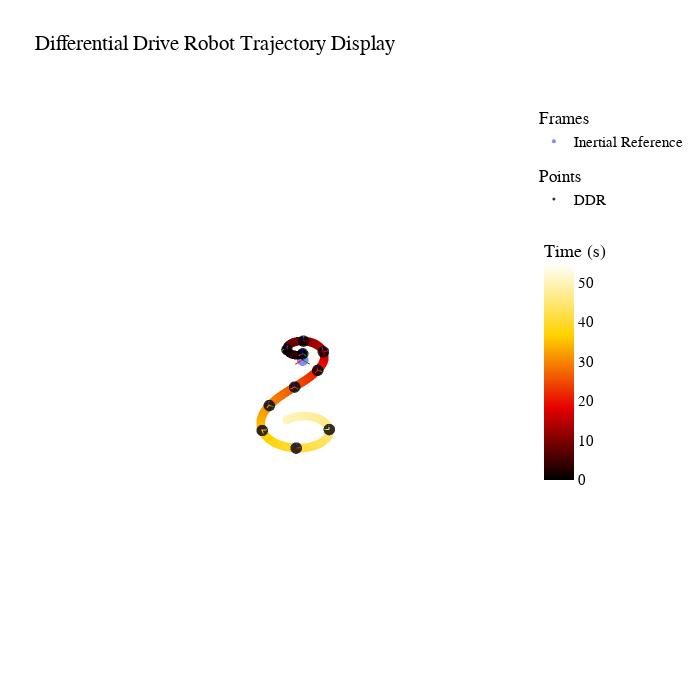

Notebook source saved alongside this figure:
### Code cell
# Create the Scene Viewer
scene = Viewer3D(title="Differential Drive Robot Trajectory Display", 
                 size=500) # In mm

# Add inertial reference
scene.add_frame(
    transformation=np.eye(4), 
    name="Inertial Reference", 
    axis_size=40
)

# Add robot trajectory 
scene.add_points(points=trajectory, 
                 name='DDR',
                 color=time_vector,
                 colorscale='hot',
                 range=[start_time, stop_time + 5],
                 colorbar="Time (s)")

# Display poses
n_poses = 10
for pose in poses[::len(poses) // n_poses]:
    # Add poses
    scene.add_frame(
        transformation=pose, 
        axis_size=20,
        color='black'
    )

scene.figure.show()

### Figure 1 — Plotly figure (JSON) as saved in the notebook; plotly's stock layout.template omitted (floating-point values rounded to 4 significant figures; data arrays with more than 128 entries replaced by an {"elided": "..."} marker saying what was removed)
{"data": [{"legendgroup": "Frames", "legendgrouptitle": {"text": "Frames"}, "marker": {"opacity": 0.8, "size": 4}, "mode": "markers", "name": "Inertial Reference", "showlegend": true, "type": "scatter3d", "x": [0], "y": [0], "z": [0]}, {"hoverinfo": "skip", "line": {"color": "red", "width": 2}, "mode": "lines", "name": "xInertial Reference", "showlegend": false, "type": "scatter3d", "x": [0, 40], "y": [0, 0], "z": [0, 0]}, {"hoverinfo": "skip", "line": {"color": "green", "width": 2}, "mode": "lines", "name": "yInertial Reference", "showlegend": false, "type": "scatter3d", "x": [0, 0], "y": [0, 40], "z": [0, 0]}, {"hoverinfo": "skip", "line": {"color": "blue", "width": 2}, "mode": "lines", "name": "zInertial Reference", "showlegend": false, "type": "scatter3d", "x": [0, 0], "y": [0, 0], "z": [0, 40]}, {"legendgroup": "Points", "legendgrouptitle": {"text": "Points"}, "marker": {"cmax": 55, "cmin": 0, "color": {"elided": "5000 float values"}, "colorbar": {"len": 0.5, "lenmode": "fraction", "title": {"text": "Time (s)"}}, "colorscale": [[0, "rgb(0,0,0)"], [0.3333, "rgb(230,0,0)"], [0.6667, "rgb(255,210,0)"], [1, "rgb(255,255,255)"]], "opacity": 0.8, "size": 3}, "mode": "markers", "name": "DDR", "showlegend": true, "type": "scatter3d", "x": {"elided": "5000 float values"}, "y": {"elided": "5000 float values"}, "z": {"elided": "5000 int values"}}, {"legendgroup": "Frames", "legendgrouptitle": {"text": "Frames"}, "marker": {"color": "black", "opacity": 0.8, "size": 4}, "mode": "markers", "name": "", "showlegend": false, "type": "scatter3d", "x": [0.15], "y": [0], "z": [30]}, {"hoverinfo": "skip", "line": {"color": "red", "width": 2}, "mode": "lines", "name": "x", "showlegend": false, "type": "scatter3d", "x": [0.15, 20.15], "y": [0, -0.1], "z": [30, 30]}, {"hoverinfo": "skip", "line": {"color": "green", "width": 2}, "mode": "lines", "name": "y", "showlegend": false, "type": "scatter3d", "x": [0.15, 0.25], "y": [0, 20.0], "z": [30, 30]}, {"hoverinfo": "skip", "line": {"color": "blue", "width": 2}, "mode": "lines", "name": "z", "showlegend": false, "type": "scatter3d", "x": [0.15, 0.15], "y": [0, 0], "z": [30, 50]}, {"legendgroup": "Frames", "legendgrouptitle": {"text": "Frames"}, "marker": {"color": "black", "opacity": 0.8, "size": 4}, "mode": "markers", "name": "", "showlegend": false, "type": "scatter3d", "x": [23.51], "y": [-62.01], "z": [30]}, {"hoverinfo": "skip", "line": {"color": "red", "width": 2}, "mode": "lines", "name": "x", "showlegend": false, "type": "scatter3d", "x": [23.51, 10.88], "y": [-62.01, -77.52], "z": [30, 30]}, {"hoverinfo": "skip", "line": {"color": "green", "width": 2}, "mode": "lines", "name": "y", "showlegend": false, "type": "scatter3d", "x": [23.51, 39.02], "y": [-62.01, -74.64], "z": [30, 30]}, {"hoverinfo": "skip", "line": {"color": "blue", "width": 2}, "mode": "lines", "name": "z", "showlegend": false, "type": "scatter3d", "x": [23.51, 23.51], "y": [-62.01, -62.01], "z": [30, 50]}, {"legendgroup": "Frames", "legendgrouptitle": {"text": "Frames"}, "marker": {"color": "black", "opacity": 0.8, "size": 4}, "mode": "markers", "name": "", "showlegend": false, "type": "scatter3d", "x": [-61.96], "y": [-57.44], "z": [30]}, {"hoverinfo": "skip", "line": {"color": "red", "width": 2}, "mode": "lines", "name": "x", "showlegend": false, "type": "scatter3d", "x": [-61.96, -74.97], "y": [-57.44, -42.26], "z": [30, 30]}, {"hoverinfo": "skip", "line": {"color": "green", "width": 2}, "mode": "lines", "name": "y", "showlegend": false, "type": "scatter3d", "x": [-61.96, -77.14], "y": [-57.44, -70.46], "z": [30, 30]}, {"hoverinfo": "skip", "line": {"color": "blue", "width": 2}, "mode": "lines", "name": "z", "showlegend": false, "type": "scatter3d", "x": [-61.96, -61.96], "y": [-57.44, -57.44], "z": [30, 50]}, {"legendgroup": "Frames", "legendgrouptitle": {"text": "Frames"}, "marker": {"color": "black", "opacity": 0.8, "size": 4}, "mode": "markers", "name": "", "showlegend": false, "type": "scatter3d", "x": [-64.92], "y": [47.88], "z": [30]}, {"hoverinfo": "skip", "line": {"color": "red", "width": 2}, "mode": "lines", "name": "x", "showlegend": false, "type": "scatter3d", "x": [-64.92, -54.63], "y": [47.88, 65.03], "z": [30, 30]}, {"hoverinfo": "skip", "line": {"color": "green", "width": 2}, "mode": "lines", "name": "y", "showlegend": false, "type": "scatter3d", "x": [-64.92, -82.07], "y": [47.88, 58.17], "z": [30, 30]}, {"hoverinfo": "skip", "line": {"color": "blue", "width": 2}, "mode": "lines", "name": "z", "showlegend": false, "type": "scatter3d", "x": [-64.92, -64.92], "y": [47.88, 47.88], "z": [30, 50]}, {"legendgroup": "Frames", "legendgrouptitle": {"text": "Frames"}, "marker": {"color": "black", "opacity": 0.8, "size": 4}, "mode": "markers", "name": "", "showlegend": false, "type": "scatter3d", "x": [37.4], "y": [118.9], "z": [30]}, {"hoverinfo": "skip", "line": {"color": "red", "width": 2}, "mode": "lines", "name": "x", "showlegend": false, "type": "scatter3d", "x": [37.4, 56.61], "y": [118.9, 124.5], "z": [30, 30]}, {"hoverinfo": "skip", "line": {"color": "green", "width": 2}, "mode": "lines", "name": "y", "showlegend": false, "type": "scatter3d", "x": [37.4, 31.85], "y": [118.9, 138.1], "z": [30, 30]}, {"hoverinfo": "skip", "line": {"color": "blue", "width": 2}, "mode": "lines", "name": "z", "showlegend": false, "type": "scatter3d", "x": [37.4, 37.4], "y": [118.9, 118.9], "z": [30, 50]}, {"legendgroup": "Frames", "legendgrouptitle": {"text": "Frames"}, "marker": {"color": "black", "opacity": 0.8, "size": 4}, "mode": "markers", "name": "", "showlegend": false, "type": "scatter3d", "x": [178.6], "y": [134.9], "z": [30]}, {"hoverinfo": "skip", "line": {"color": "red", "width": 2}, "mode": "lines", "name": "x", "showlegend": false, "type": "scatter3d", "x": [178.6, 198.6], "y": [134.9, 135.5], "z": [30, 30]}, {"hoverinfo": "skip", "line": {"color": "green", "width": 2}, "mode": "lines", "name": "y", "showlegend": false, "type": "scatter3d", "x": [178.6, 178.0], "y": [134.9, 154.9], "z": [30, 30]}, {"hoverinfo": "skip", "line": {"color": "blue", "width": 2}, "mode": "lines", "name": "z", "showlegend": false, "type": "scatter3d", "x": [178.6, 178.6], "y": [134.9, 134.9], "z": [30, 50]}, {"legendgroup": "Frames", "legendgrouptitle": {"text": "Frames"}, "marker": {"color": "black", "opacity": 0.8, "size": 4}, "mode": "markers", "name": "", "showlegend": false, "type": "scatter3d", "x": [334.6], "y": [153.3], "z": [30]}, {"hoverinfo": "skip", "line": {"color": "red", "width": 2}, "mode": "lines", "name": "x", "showlegend": false, "type": "scatter3d", "x": [334.6, 353.8], "y": [153.3, 158.9], "z": [30, 30]}, {"hoverinfo": "skip", "line": {"color": "green", "width": 2}, "mode": "lines", "name": "y", "showlegend": false, "type": "scatter3d", "x": [334.6, 329.1], "y": [153.3, 172.5], "z": [30, 30]}, {"hoverinfo": "skip", "line": {"color": "blue", "width": 2}, "mode": "lines", "name": "z", "showlegend": false, "type": "scatter3d", "x": [334.6, 334.6], "y": [153.3, 153.3], "z": [30, 50]}, {"legendgroup": "Frames", "legendgrouptitle": {"text": "Frames"}, "marker": {"color": "black", "opacity": 0.8, "size": 4}, "mode": "markers", "name": "", "showlegend": false, "type": "scatter3d", "x": [471.6], "y": [251.4], "z": [30]}, {"hoverinfo": "skip", "line": {"color": "red", "width": 2}, "mode": "lines", "name": "x", "showlegend": false, "type": "scatter3d", "x": [471.6, 481.9], "y": [251.4, 268.6], "z": [30, 30]}, {"hoverinfo": "skip", "line": {"color": "green", "width": 2}, "mode": "lines", "name": "y", "showlegend": false, "type": "scatter3d", "x": [471.6, 454.4], "y": [251.4, 261.6], "z": [30, 30]}, {"hoverinfo": "skip", "line": {"color": "blue", "width": 2}, "mode": "lines", "name": "z", "showlegend": false, "type": "scatter3d", "x": [471.6, 471.6], "y": [251.4, 251.4], "z": [30, 50]}, {"legendgroup": "Frames", "legendgrouptitle": {"text": "Frames"}, "marker": {"color": "black", "opacity": 0.8, "size": 4}, "mode": "markers", "name": "", "showlegend": false, "type": "scatter3d", "x": [462.3], "y": [426.6], "z": [30]}, {"hoverinfo": "skip", "line": {"color": "red", "width": 2}, "mode": "lines", "name": "x", "showlegend": false, "type": "scatter3d", "x": [462.3, 449.1], "y": [426.6, 441.7], "z": [30, 30]}, {"hoverinfo": "skip", "line": {"color": "green", "width": 2}, "mode": "lines", "name": "y", "showlegend": false, "type": "scatter3d", "x": [462.3, 447.1], "y": [426.6, 413.5], "z": [30, 30]}, {"hoverinfo": "skip", "line": {"color": "blue", "width": 2}, "mode": "lines", "name": "z", "showlegend": false, "type": "scatter3d", "x": [462.3, 462.3], "y": [426.6, 426.6], "z": [30, 50]}, {"legendgroup": "Frames", "legendgrouptitle": {"text": "Frames"}, "marker": {"color": "black", "opacity": 0.8, "size": 4}, "mode": "markers", "name": "", "showlegend": false, "type": "scatter3d", "x": [284.7], "y": [429.3], "z": [30]}, {"hoverinfo": "skip", "line": {"color": "red", "width": 2}, "mode": "lines", "name": "x", "showlegend": false, "type": "scatter3d", "x": [284.7, 272.2], "y": [429.3, 413.7], "z": [30, 30]}, {"hoverinfo": "skip", "line": {"color": "green", "width": 2}, "mode": "lines", "name": "y", "showlegend": false, "type": "scatter3d", "x": [284.7, 300.3], "y": [429.3, 416.8], "z": [30, 30]}, {"hoverinfo": "skip", "line": {"color": "blue", "width": 2}, "mode": "lines", "name": "z", "showlegend": false, "type": "scatter3d", "x": [284.7, 284.7], "y": [429.3, 429.3], "z": [30, 50]}], "layout": {"font": {"color": "black", "family": "Arial", "size": 15}, "height": 700, "scene": {"aspectmode": "cube", "camera": {"projection": {"type": "orthographic"}}, "xaxis": {"range": [-500, 500], "showaxeslabels": false, "showbackground": false, "showgrid": false, "showspikes": false, "showticklabels": false, "title": {"text": ""}}, "yaxis": {"range": [-500, 500], "showaxeslabels": false, "showbackground": false, "showgrid": false, "showspikes": false, "showticklabels": false, "title": {"text": ""}}, "zaxis": {"range": [-500, 500], "showaxeslabels": false, "showbackground": false, "showgrid": false, "showspikes": false, "showticklabels": false, "title": {"text": ""}}}, "title": {"text": "Differential Drive Robot Trajectory Display"}, "width": 700}}
